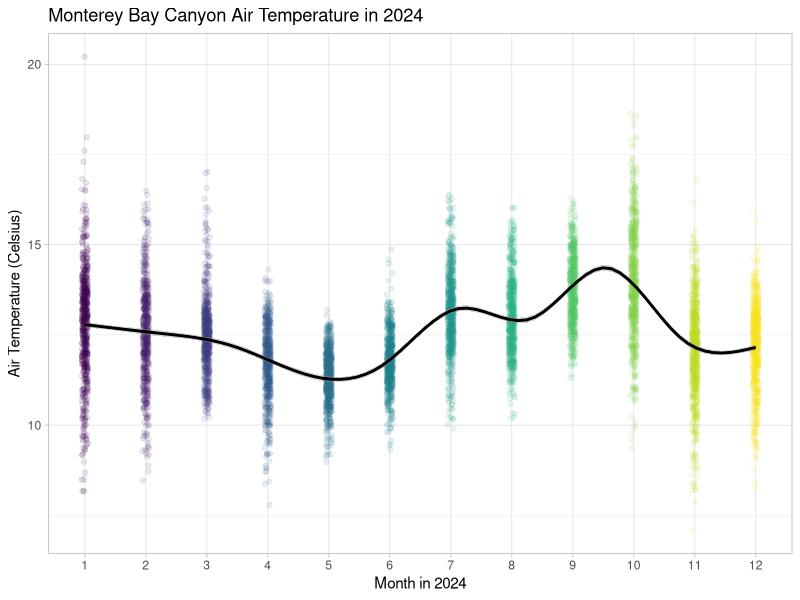

This chart was generated by the following R code:
## ---- chunk 1
#| label: setup

library(tidyverse)
## ---- chunk 2
#| label: monterey-air-temp-viz

buoy_final <- read_csv("data_clean/buoy_final.csv")

ggplot(data = buoy_final) + 
  geom_jitter(mapping = aes(x = factor(mm), y = atmp, color = factor(mm)), width = 0.05, alpha = 0.1) +
  geom_smooth(mapping = aes(x = mm, y = atmp), color = "black") + 
  theme_light() + 
  labs(x = "Month in 2024",
       y = "Air Temperature (Celsius)",
       title = "Monterey Bay Canyon Air Temperature in 2024") +
  guides(color = "none") +
  scale_color_viridis_d()

